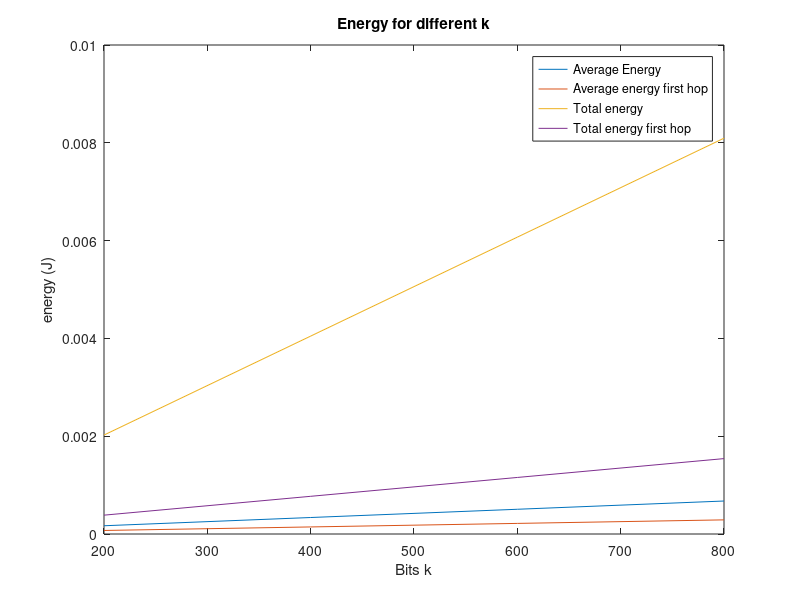

MATLAB code for this plot:
% row -> hops, columns -> distance
dis = [0, 0, 0, 0;50,45,55,52;100,90,110,104;150,135,165,156];
num_hops = 3;
num_nodes = 4;

Eelec = 50*1e-9;
Eda = 5*1e-9;
Eamp = 100*1e-12;
k_all = [25,50,75,100]*8;

trans_energy = zeros(3,4);
rec_energy = zeros(3,4);
tot_energy = zeros(3,4);


average_energy_k = zeros(4,1);
average_energy_first_hop_k = zeros(4,1);
tot_energy_k = zeros(4,1);
tot_energy_fh_k = zeros(4,1);

for ck = 1:4
    k = k_all(ck);
    for hops = num_hops:-1:1
        for nodes = 1:num_nodes
            d = dis(hops,nodes) - dis(hops+1,nodes);
            trans_energy(hops,nodes) = k*(Eelec+Eda+Eamp*d^2); % Etx(k,d)
            rec_energy(hops,nodes) = Eelec*k;
            tot_energy(hops, nodes) = trans_energy(hops,nodes) + rec_energy(hops,nodes);
        end
        k = k + k;
    end
average_energy_k(ck) = sum(sum(tot_energy))/(num_hops*num_nodes);
average_energy_first_hop_k(ck) = sum(sum(tot_energy(1,:)-sum(tot_energy(2:3,:))))/(1*num_nodes);
disp('Average energy: ');
disp(average_energy_k(ck));
disp('Average energy first hop: ');
disp(average_energy_first_hop_k(ck));
disp('Total energy: ');
tot_energy_k(ck) = sum(sum(tot_energy));
disp(tot_energy_k(ck));
tot_energy_fh_k(ck) = sum(sum(tot_energy(1,:)));
disp('Total energy first hop: ');
disp(tot_energy_fh_k(ck));
end



plot(k_all,average_energy_k);
hold on,
plot(k_all,average_energy_first_hop_k);
hold on,
plot(k_all,tot_energy_k);
hold on,
plot(k_all,tot_energy_fh_k*(1/3));
xlabel('Bits k');
ylabel('energy (J)');
title('Energy for different k');
legend('Average Energy','Average energy first hop','Total energy', 'Total energy first hop');
